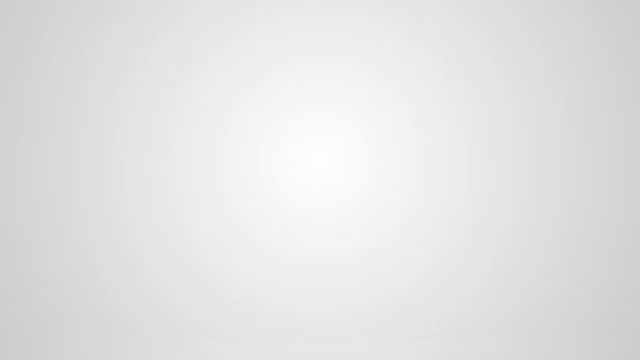
#> input picture Visuals/data_1/frame0.jpg, 640 x 360 px, given in place of Sample_Data.mp4, which was not available
$ python brightness.py
#> lines starting #> are read from the running program, lines starting #| are printed output that depends on the picture; after the words box and inside, x2 and y2 are one past the last pixel; in counts of white or black regions, pixels touching at a corner belong together; pictures that were not available may be replaced by others from this repository, and a replacement may not be noted
# importing the necessary libraries
import cv2
import numpy as np

# Creating a VideoCapture object to read the video
cap = cv2.VideoCapture("D:\Track_ML\Brightness\Sample_Data.mp4")
print("h")

# Loop until the end of the video
while (cap.isOpened()):

	# Capture frame-by-frame
	ret, frame = cap.read()
#> frame is the input picture: shape (360, 640, 3); min 203, max 253, mean 227.3
	frame = cv2.resize(frame, (540, 380), fx = 0, fy = 0,interpolation = cv2.INTER_CUBIC)
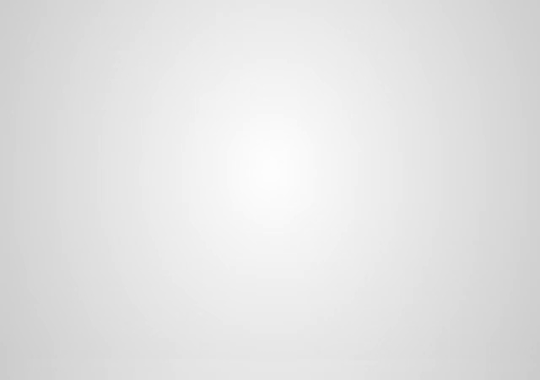
#> frame: shape (380, 540, 3); min 203, max 253, mean 227.3


	# Display the resulting frame
	cv2.imshow('Frame', frame)

	# conversion of BGR to grayscale is necessary to apply this operation
	gray = cv2.cvtColor(frame, cv2.COLOR_BGR2GRAY)

	# adaptive thresholding to use different threshold
	# values on different regions of the frame.
	Thresh = cv2.adaptiveThreshold(gray, 255, cv2.ADAPTIVE_THRESH_MEAN_C,cv2.THRESH_BINARY_INV, 11, 2)
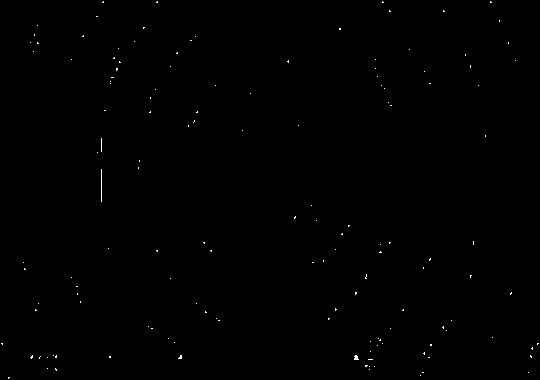
#> Thresh: shape (380, 540); 0.19% white in thin lines or dots

	cv2.imshow('Thresh', Thresh)
	# define q as the exit button
	if cv2.waitKey(25) & 0xFF == ord('q'):
#> (key q is pressed here)
		break
def brightness(frame):
        im = Image.open(frame).convert('L')
        stat = ImageStat.Stat(im)
        print(stat.mean[0])
# release the video capture object
cap.release()
# Closes all the windows currently opened.
cv2.destroyAllWindows()

$ run again, on Visuals/data_1/frame1.jpg
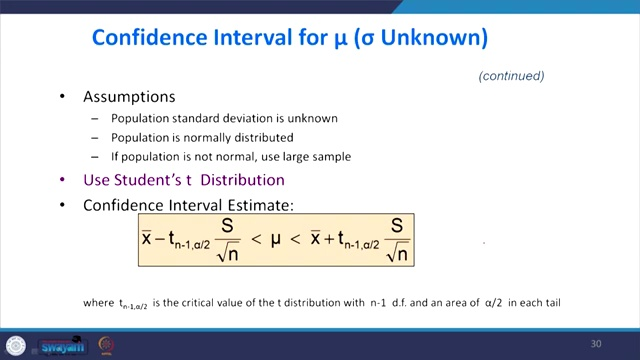
#> input picture Visuals/data_1/frame1.jpg, 640 x 360 px, given in place of Sample_Data.mp4, which was not available
#> frame is the input picture: shape (360, 640, 3); mean B, G, R 227.4, 223, 220.1
#> frame: shape (380, 540, 3)
#> `gray = cv2.cvtColor(frame, cv2.COLOR_BGR2GRAY)`:
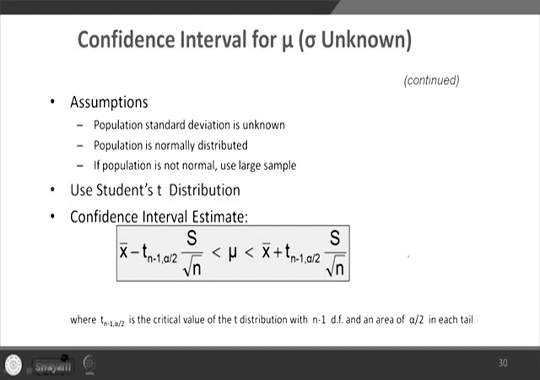
#> gray: shape (380, 540); min 0, max 255, mean 222.5
#> `Thresh = cv2.adaptiveThreshold(gray, 255, cv2.ADAPTIVE_THRESH_MEAN_C,c..`:
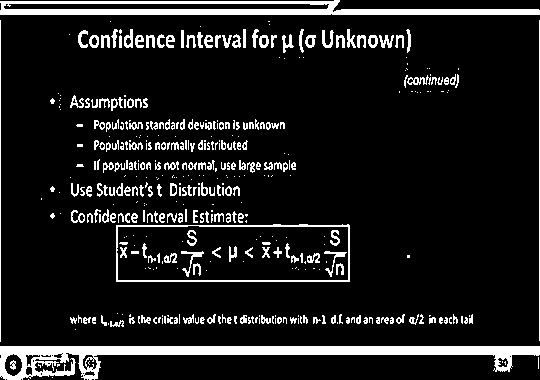
#> Thresh: shape (380, 540); 11% white; 431 white regions (213 under 20 px), largest, box (x1, y1, x2, y2) and area: (0, 346, 540, 380) 6278, (0, 0, 540, 15) 4330, (116, 224, 350, 282) 1154

$ run again, on Visuals/data_1/frame2.jpg
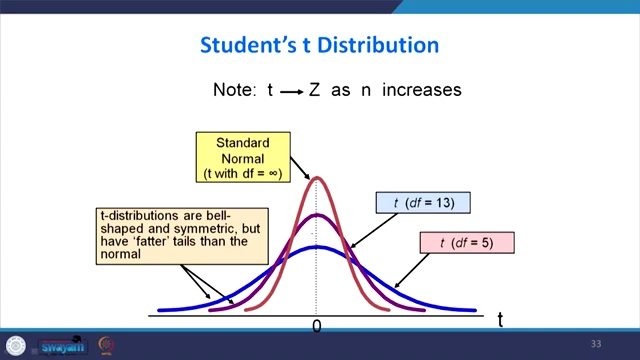
#> input picture Visuals/data_1/frame2.jpg, 640 x 360 px, given in place of Sample_Data.mp4, which was not available
#> frame is the input picture: shape (360, 640, 3); mean B, G, R 224.3, 219.7, 217.9
#> frame: shape (380, 540, 3)
#> `gray = cv2.cvtColor(frame, cv2.COLOR_BGR2GRAY)`:
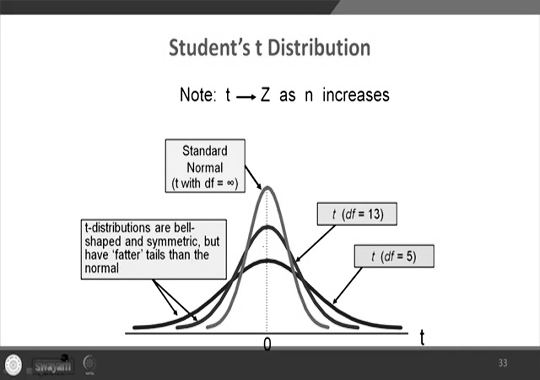
#> gray: shape (380, 540); min 0, max 255, mean 219.5
#> `Thresh = cv2.adaptiveThreshold(gray, 255, cv2.ADAPTIVE_THRESH_MEAN_C,c..`:
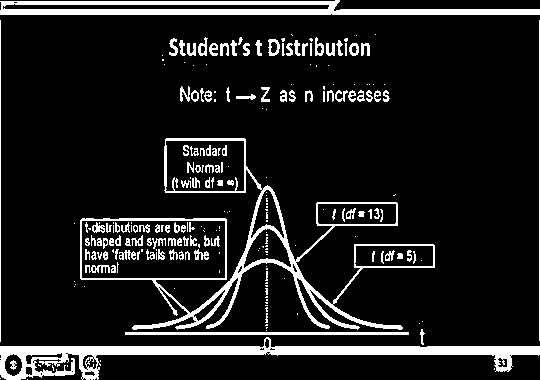
#> Thresh: shape (380, 540); 11.8% white; 232 white regions (112 under 20 px), largest, box (x1, y1, x2, y2) and area: (0, 337, 540, 380) 6254, (80, 138, 435, 330) 6104, (0, 0, 540, 15) 4624

$ run again, on Visuals/data_1/frame3.jpg
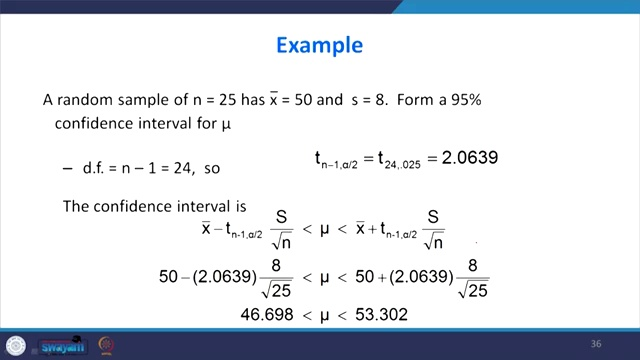
#> input picture Visuals/data_1/frame3.jpg, 640 x 360 px, given in place of Sample_Data.mp4, which was not available
#> frame is the input picture: shape (360, 640, 3); mean B, G, R 230.4, 224.9, 221.5
#> frame: shape (380, 540, 3)
#> `gray = cv2.cvtColor(frame, cv2.COLOR_BGR2GRAY)`:
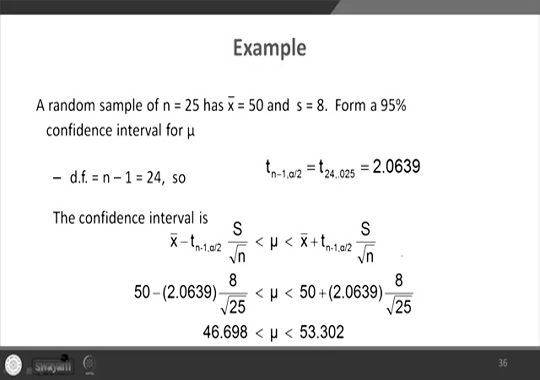
#> gray: shape (380, 540); min 0, max 255, mean 224.3
#> `Thresh = cv2.adaptiveThreshold(gray, 255, cv2.ADAPTIVE_THRESH_MEAN_C,c..`:
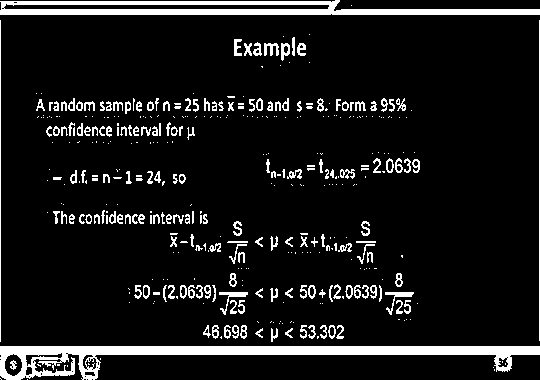
#> Thresh: shape (380, 540); 9.7% white; 405 white regions (235 under 20 px), largest, box (x1, y1, x2, y2) and area: (0, 346, 540, 380) 6246, (0, 0, 540, 15) 4624, (0, 20, 1, 342) 322
